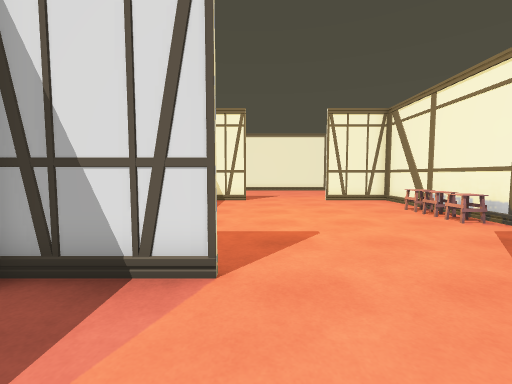
View 1 (above)

20 first-person views from a walk through a 3-D level made in the Unity game engine. The camera is 1.3 m above the floor, tilts 4° down and sees 90° across. The floor is counted in squares, 1 m on a side. Each view is taken from the middle of a square. On the plan, view 1 faces up. The plan holds only what a view shows up to about 13 squares ahead; the rest is blank. The place goes on beyond the plan. The player is left out. Some surface patterns are stand-ins.

View 2
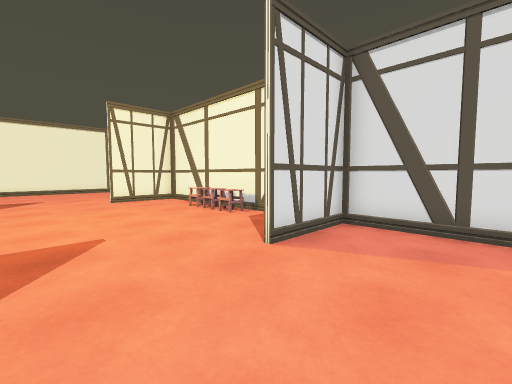

View 3
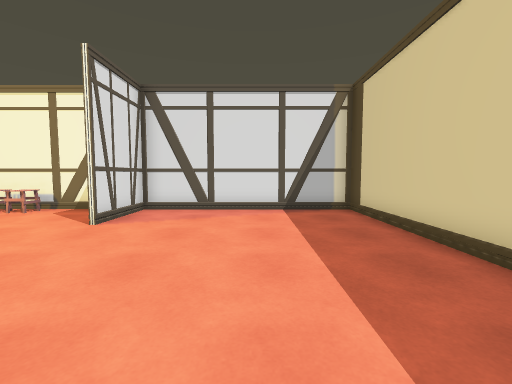

View 4
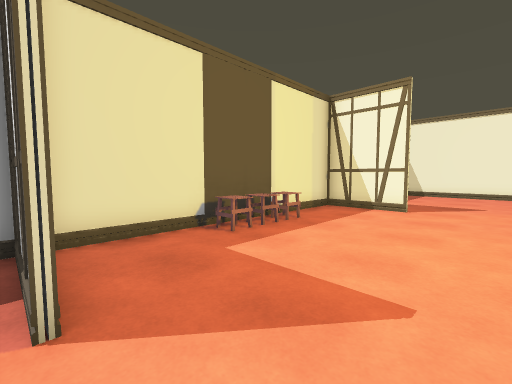

View 5
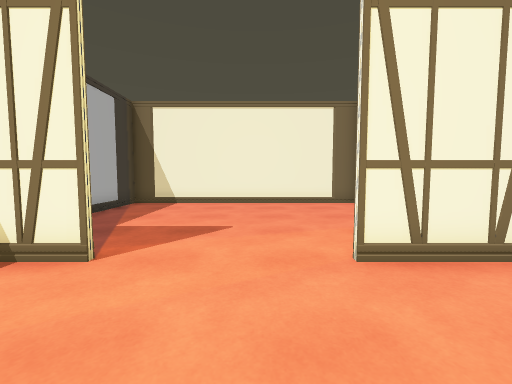

View 6
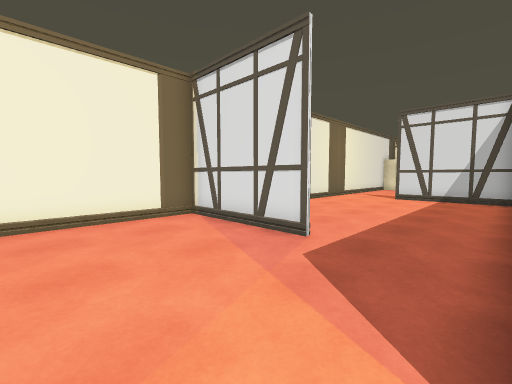

View 7
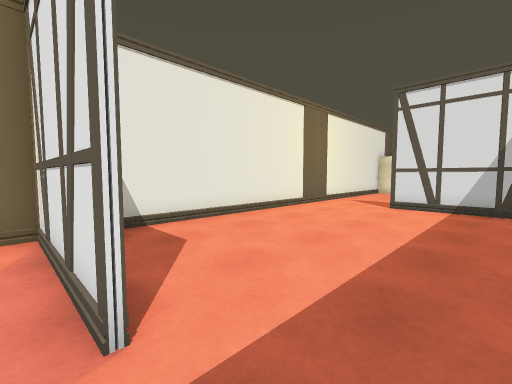

View 8
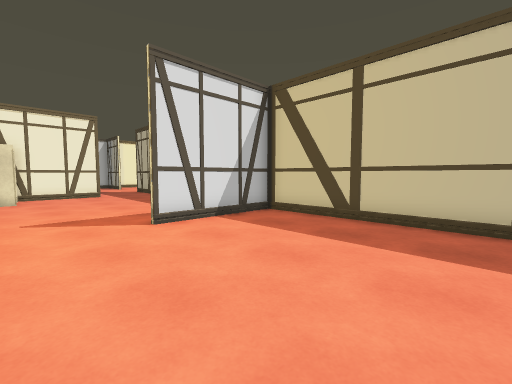

View 9
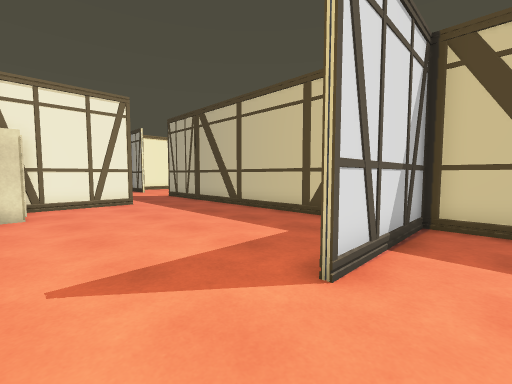

View 10
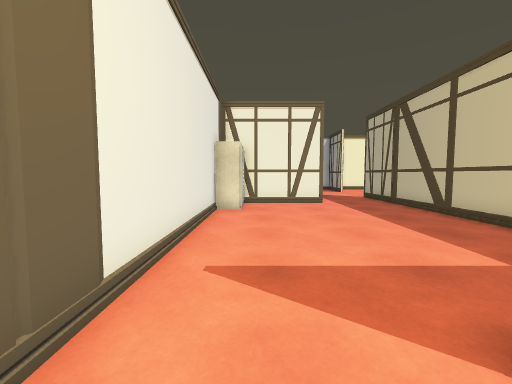

View 11
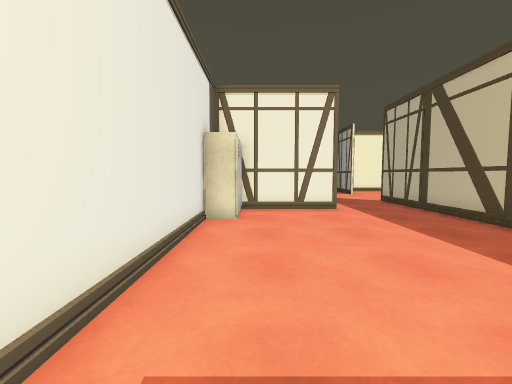

View 12
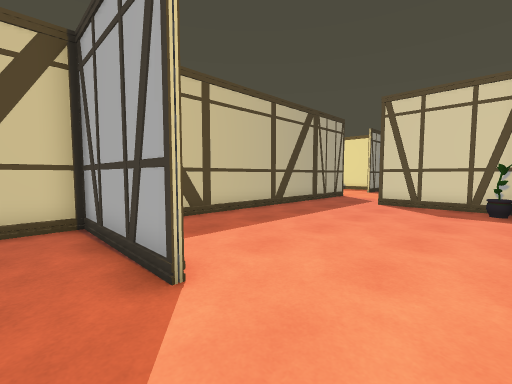

View 13
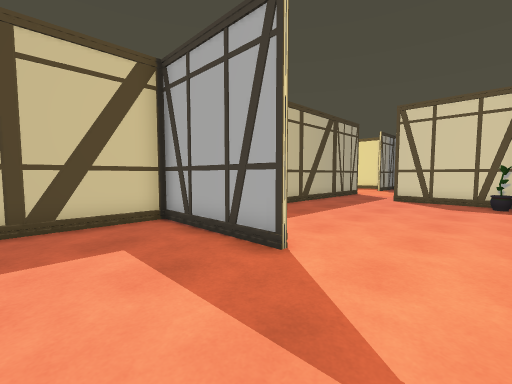

View 14
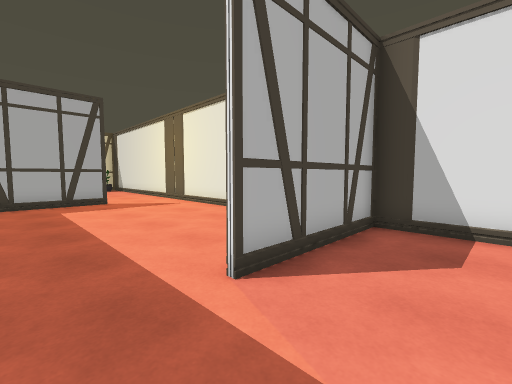

View 15
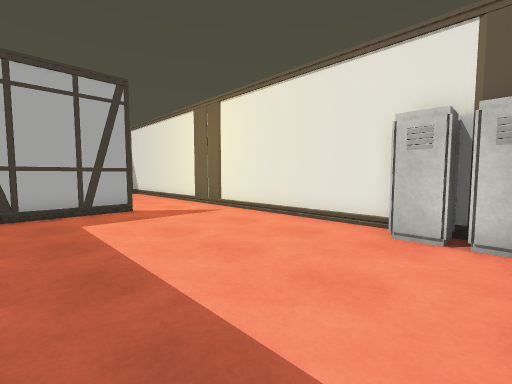

View 16
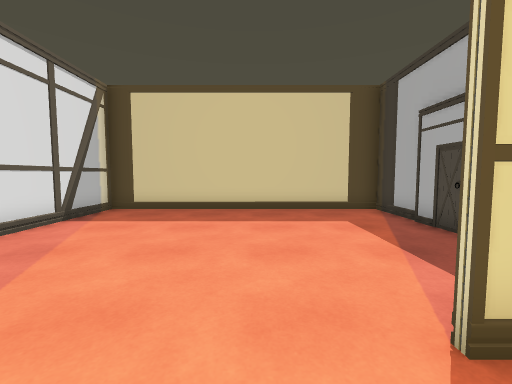

View 17
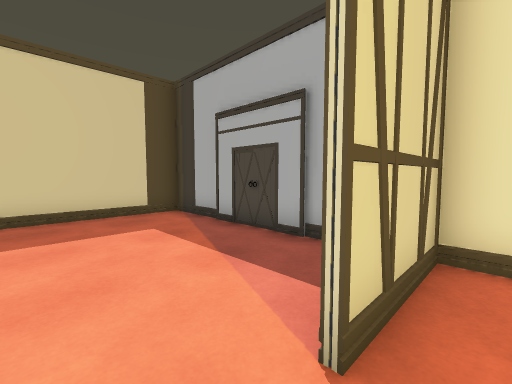

View 18
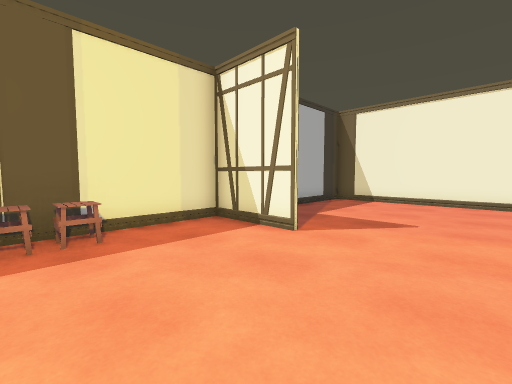

View 19
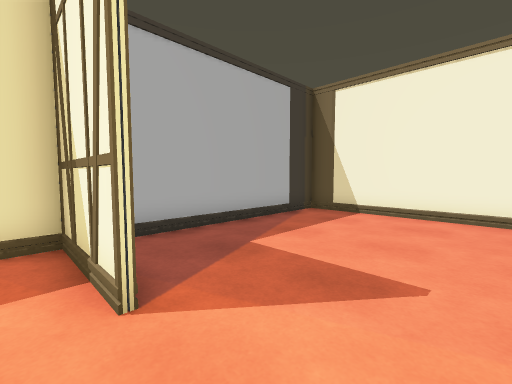

View 20
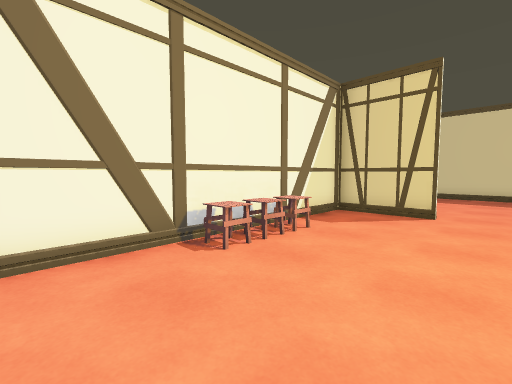

### Floor plan
Points are (right, up) in squares from view 1. A wall is a line through its corners. A room is listed if a view was taken in it or the views show most of it. See-through windows are left out.
Room 1 (views 1, 2, 3, 4, 5, 6, 7, 8, 9, 10, 11, 12, 13, 14, 15, 16, 17, 18, 19, 20)
walls: (6.5, 12.9) (16.5, 12.9) (16.5, 17.2); (6.6, 9.8) (6.3, 10.4) (6.6, 10.9); (6.5, 15.9) (6.5, 20.5) (-3.5, 20.5) (-3.5, 13.9); (-0.4, 12.8) (-3.5, 12.8) (-3.5, 3.3) (-0.5, 3.3); (6.4, 5.4) (6.6, 5.9); (13.5, 12.7) (14, 13); (6.6, 19.6) (6.6, 16); (13.8, 12.9) (14.2, 12.7); (6.4, 3.2) (3.5, 3.2); (3.4, 3.3) (6.5, 3.3); (-0.4, 3.2) (-3.5, 3.2); (6.5, 0.8) (6.2, 1.2); (16.6, 17.4) (16.6, 12.9) (29.5, 12.9); (18.5, 12.6) (19.2, 13) (19.7, 12.7); (-3.5, 1.4) (-3.5, -4.5) (6.5, -4.5) (6.5, 12.8) (3.5, 12.8); (6.2, -2.6) (6.5, -2.2); (23.3, 12.7) (24.1, 13.1); (26.5, 16) (26.5, 19.6); (25.5, 20.5) (8, 20.5); (29.1, 20.5) (26.6, 20.5) (26.6, 16)
objects: other object (-3, 7); other object (-3, 8); other object (-3, 9); other object (6, 7); other object (6, 8); other object (6, 9); other object (7, 20); other object (24, 20) to (25, 20); other object (26, 20)

Positions as (right, up) in squares from view 1, and headings:
1: (0, 0), facing up
2: (0, 0), facing up-right
3: (-3, -1), facing right
4: (2, 3), facing up-left
5: (2, 9), facing up
6: (2, 13), facing up-right
7: (6, 14), facing up-right
8: (10, 20), facing down-right
9: (15, 20), facing down-right
10: (15, 19), facing right
11: (17, 19), facing right
12: (18, 20), facing down-left
13: (20, 20), facing down-left
14: (29, 14), facing up-left
15: (26, 14), facing up-left
16: (1, 5), facing down
17: (1, 4), facing down-left
18: (3, 8), facing up-left
19: (2, 12), facing up-left
20: (2, 12), facing down-right
